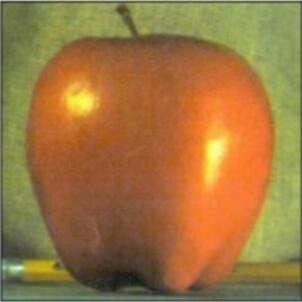
#> input picture apple.jpg, 302 x 302 px, given in place of the camera
$ python 13_Mog.py
#> lines starting #> are read from the running program, lines starting #| are printed output that depends on the picture; after the words box and inside, x2 and y2 are one past the last pixel; in counts of white or black regions, pixels touching at a corner belong together
#背景分割、均值漂移和摄像机漂移
import cv2
import numpy as np
cap = cv2.VideoCapture(0)
fgbg = cv2.createBackgroundSubtractorKNN(history=10)
while(1):
    ret, frame = cap.read()
#> frame is the input picture: shape (302, 302, 3); mean B, G, R 64.5, 117.8, 157.3
    fgmask = fgbg.apply(frame)
#> fgmask: shape (302, 302); every value is 255
    frame=cv2.morphologyEx(frame,cv2.MORPH_OPEN,np.ones((3,3)))
    contours,hi=cv2.findContours(fgmask,3,2)
#> contours = [[[0, 0], [0, 301], [301, 301], [301, 0]]]; hi = [[-1, -1, -1, -1]]
    move=0
    for c in contours:
        move+=cv2.contourArea(c)
#> this loop made 1 pass
#> (c, move) on pass 1: ([[0, 0], [0, 301], [301, 301], [301, 0]], 90601)
#> after the loop, move = 90601
    cv2.imshow('frame',np.hstack([cv2.cvtColor(frame,cv2.COLOR_BGR2GRAY),fgmask]))
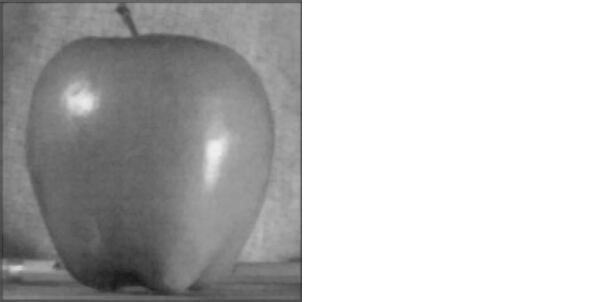
#> window 'frame': shape (302, 604); min 22, max 255, mean 188.7
    print(move)
#| 90601.0
    k = cv2.waitKey(30) & 0xff
#> (key Esc is pressed here)
    if k == 27:
        break
cap.release()
cv2.destroyAllWindows()


cap = cv2.VideoCapture(0)
# take first frame of the video
ret,frame = cap.read()
# setup initial location of window
r,h,c,w = 250,90,400,125  # 硬编码目标初始位置,(c, r) 是目标区域左上角坐标，w, h 是目标的宽和高。
track_window = (c,r,w,h)
# set up the ROI for tracking
roi = frame[r:r+h, c:c+w]
#> roi = empty array
hsv_roi =  cv2.cvtColor(frame, cv2.COLOR_BGR2HSV)
#> hsv_roi: shape (302, 302, 3); mean H, S, V 21.8, 143.5, 160.7
mask = cv2.inRange(hsv_roi, np.array((0., 60.,32.)), np.array((255.,255.,255.))) #过滤掉低亮度和非肤色的颜色，只保留 0-180 之间的 H（色调）通道。
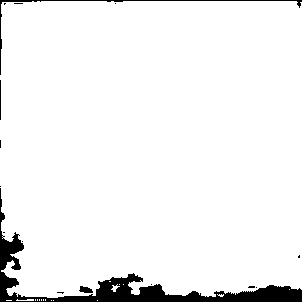
#> mask: shape (302, 302); 94.8% white; 16 black regions (12 under 20 px), largest, box (x1, y1, x2, y2) and area: (0, 188, 302, 302) 4111, (0, 0, 302, 75) 459, (79, 286, 93, 293) 68, (0, 80, 1, 120) 40
roi_hist = cv2.calcHist([hsv_roi],[0],mask,[180],[0,180]) #计算 ROI 的 H 通道直方图。
#> roi_hist = 180 values, max 15024 at index 11, min 0 at index 0, mean 480.4
cv2.normalize(roi_hist,roi_hist,0,255,cv2.NORM_MINMAX)#归一化直方图，使得直方图值在 0-255 之间，增强对比度。
# 设置终止标准，进行10次迭代或移动的中心点变化小于 1
term_crit = ( cv2.TERM_CRITERIA_EPS | cv2.TERM_CRITERIA_COUNT, 10, 1 )

while(1):
    ret ,frame = cap.read()
    if ret == True:
        hsv = cv2.cvtColor(frame, cv2.COLOR_BGR2HSV)
        dst = cv2.calcBackProject([hsv],[0],roi_hist,[0,180],1)
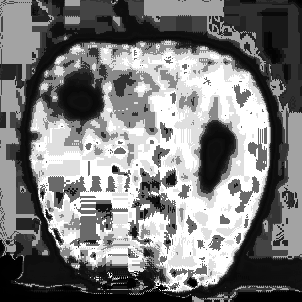
#> dst: shape (302, 302); min 0, max 255, mean 124.4
        # apply meanshift to get the new location
        ret, track_window = cv2.meanShift(dst, track_window, term_crit)
#> ret = 0; track_window = (151, 151, 1, 1)
        # Draw it on image
        x,y,w,h = track_window
#> x = 151; y = 151; w = 1; h = 1
        img2 = cv2.rectangle(frame, (x,y), (x+w,y+h), 255,2)
        cv2.imshow('img2',np.hstack([img2,cv2.cvtColor(dst,cv2.COLOR_GRAY2BGR)]))
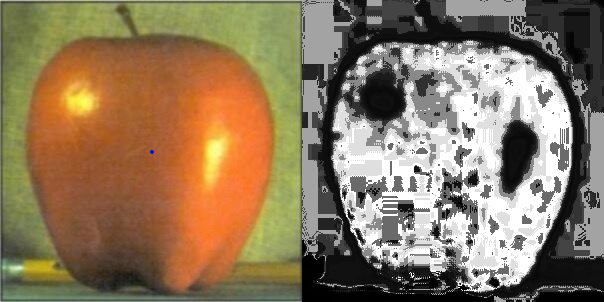
#> window 'img2': shape (302, 604, 3); mean B, G, R 94.4, 121.1, 140.8
        k = cv2.waitKey(5) & 0xff
#> (key Esc is pressed here)
        if k == 27:
            break
    else:
        break

cv2.destroyAllWindows()
cap.release()


cap = cv2.VideoCapture(0)
# take first frame of the video
ret,frame = cap.read()
# setup initial location of window
r,h,c,w = 250,90,400,125  # simply hardcoded the values
track_window = (c,r,w,h)
# set up the ROI for tracking
roi = frame[r:r+h, c:c+w]
hsv_roi =  cv2.cvtColor(frame, cv2.COLOR_BGR2HSV)
mask = cv2.inRange(hsv_roi, np.array((0., 60.,32.)), np.array((180.,255.,255.)))
roi_hist = cv2.calcHist([hsv_roi],[0],mask,[180],[0,180])
cv2.normalize(roi_hist,roi_hist,0,255,cv2.NORM_MINMAX)
# Setup the termination criteria, either 10 iteration or move by atleast 1 pt
term_crit = ( cv2.TERM_CRITERIA_EPS | cv2.TERM_CRITERIA_COUNT, 10, 1 )
while(1):
    ret ,frame = cap.read()
    if ret == True:
        hsv = cv2.cvtColor(frame, cv2.COLOR_BGR2HSV)
        dst = cv2.calcBackProject([hsv],[0],roi_hist,[0,180],1)
        # apply meanshift to get the new location
        ret, track_window = cv2.CamShift(dst, track_window, term_crit)
#> ret = ((150, 151), (22.51, 25.29), 35.93); track_window = (140, 140, 20, 22)
        # Draw it on image
        pts = cv2.boxPoints(ret)
#> pts = [[133.5, 154.6], [148.3, 134.2], [166.5, 147.4], [151.7, 167.8]]
        pts = np.int0(pts)
#> pts = [[133, 154], [148, 134], [166, 147], [151, 167]]
        img2 = cv2.polylines(frame,[pts],True, 255,2)
        cv2.imshow('img2',img2)
        k = cv2.waitKey(60) & 0xff
#> (key Esc is pressed here)
        if k == 27:
            break
        else:
            cv2.imwrite(chr(k)+".jpg",img2)
    else:
        break

cv2.destroyAllWindows()
cap.release()

$ run again, on orange.jpg
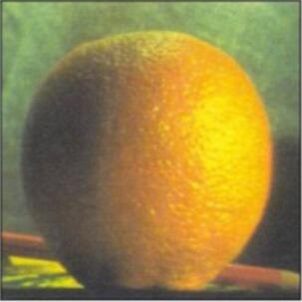
#> input picture orange.jpg, 302 x 302 px, given in place of the camera
#> frame is the input picture: shape (302, 302, 3); mean B, G, R 69.3, 130.6, 148.8
#> fgmask: shape (302, 302); every value is 255
#> contours = [[[0, 0], [0, 301], [301, 301], [301, 0]]]; hi = [[-1, -1, -1, -1]]
#> the loop `for c in contours:` made 1 pass
#> (c, move) on pass 1: ([[0, 0], [0, 301], [301, 301], [301, 0]], 90601)
#> after the loop `for c in contours:`: move = 90601
#| 90601.0
#> roi = empty array
#> hsv_roi: shape (302, 302, 3); mean H, S, V 29.4, 114.8, 154.3
#> `mask = cv2.inRange(hsv_roi, np.array((0., 60.,32.)), np.array((255.,25..`:
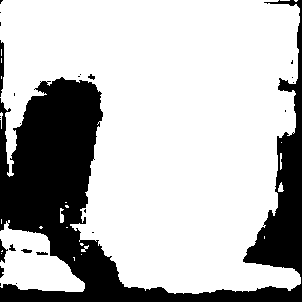
#> mask: shape (302, 302); 73.5% white; 25 black regions (17 under 20 px), largest, box (x1, y1, x2, y2) and area: (0, 0, 302, 302) 23700, (0, 40, 4, 97) 172, (0, 239, 8, 263) 89
#> roi_hist = 180 values, max 5545 at index 15, min 0 at index 58, mean 372.5
#> `ret, track_window = cv2.meanShift(dst, track_window, term_crit)`: ret = 0; track_window = (151, 151, 1, 1)
#> x = 151; w = 1
#> `cv2.imshow('img2',np.hstack([img2,cv2.cvtColor(dst,cv2.COLOR_GRAY2BGR)..`:
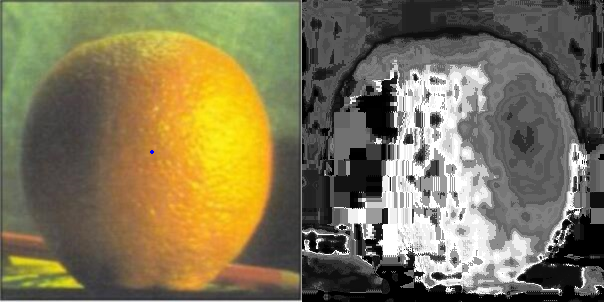
#> window 'img2': shape (302, 604, 3); mean B, G, R 86.5, 117.2, 126.3
#> `ret, track_window = cv2.CamShift(dst, track_window, term_crit)`: ret = ((151, 151.5), (23.41, 24.12), 20.69); track_window = (139, 139, 24, 25)
#> `pts = cv2.boxPoints(ret)`: pts = [[135.8, 158.6], [144.3, 136.1], [166.2, 144.4], [157.7, 166.9]]
#> `pts = np.int0(pts)`: pts = [[135, 158], [144, 136], [166, 144], [157, 166]]
